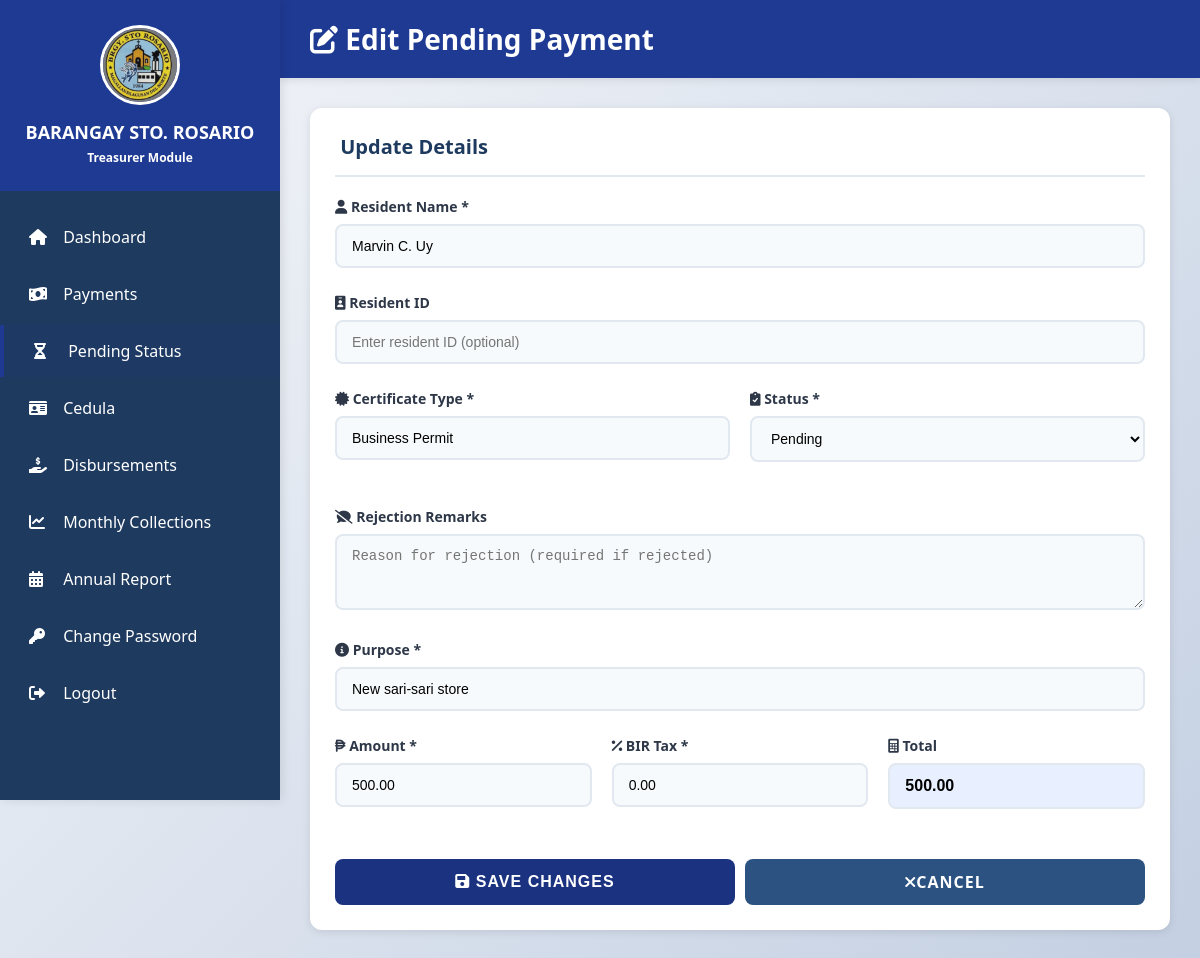
Page /treasurer/pending_payments/edit.php?id=2 (signed in) on the committed database.
### tables this page shows
CREATE TABLE IF NOT EXISTS payment_status (
    id INT AUTO_INCREMENT PRIMARY KEY,
    resident_id INT DEFAULT NULL,
    certificate_type VARCHAR(100) NOT NULL,
    purpose VARCHAR(255) NOT NULL,
    resident_fname VARCHAR(150) NOT NULL,
    payment_status VARCHAR(20) NOT NULL DEFAULT 'pending',
    rejection_remarks TEXT DEFAULT NULL,
    rejected_at DATETIME DEFAULT NULL,
    amount DECIMAL(10, 2) NOT NULL,
    bir_tax DECIMAL(10, 2) DEFAULT 0,
    proof_path VARCHAR(255) DEFAULT NULL,
    proof_uploaded_at DATETIME DEFAULT NULL,
    created_at TIMESTAMP DEFAULT CURRENT_TIMESTAMP
);

### treasurer/pending_payments/edit.php (the view, shortened to what this page needs)
<?php
include "../../config/database.php";
$pendingId = intval($_GET['id'] ?? 0);
$stmt = $conn->prepare("SELECT * FROM payment_status WHERE id = ?");
$stmt->bind_param("i", $pendingId);
$stmt->execute();
$result = $stmt->get_result();
$pending = $result->fetch_assoc();
?>
<!DOCTYPE html>
<html lang="en">
<head>
    <link rel="stylesheet" href="../../assets/css/style.css">
    <link rel="stylesheet" href="https://cdnjs.cloudflare.com/ajax/libs/font-awesome/6.0.0/css/all.min.css">
</head>
<body>
    <div class="dashboard-container">
        <aside class="sidebar">
            <div class="sidebar-header">
                <img src="../../assets/images/logo.jpg" alt="Barangay Logo"
                    style="width: 80px; height: 80px; border-radius: 50%; margin-bottom: 10px; border: 3px solid #ffffff;">
                <h2>BARANGAY STO. ROSARIO</h2>
                <p>Treasurer Module</p>
            </div>
            <ul class="sidebar-menu">
                <li><a href="../dashboard.php"><i class="fas fa-home"></i> Dashboard</a></li>
                <li><a href="../payments/list.php"><i class="fas fa-money-bill-wave"></i> Payments</a></li>
                <li><a href="list.php" class="active"><i class="fas fa-hourglass-half"></i> Pending Status</a></li>
                <li><a href="../cedula/list.php"><i class="fas fa-id-card"></i> Cedula</a></li>
                <li><a href="../disbursement/list.php"><i class="fas fa-hand-holding-usd"></i> Disbursements</a></li>
                <li><a href="../collections/monthly.php"><i class="fas fa-chart-line"></i> Monthly Collections</a></li>
                <li><a href="../collections/annual.php"><i class="fas fa-calendar-alt"></i> Annual Report</a></li>
                <li><a href="../change_password.php"><i class="fas fa-key"></i> Change Password</a></li>
                <li><a href="../../logout.php"><i class="fas fa-sign-out-alt"></i> Logout</a></li>
            </ul>
        </aside>
        <main class="main-content">
            <div class="content-header">
                <h1><i class="fas fa-edit"></i> Edit Pending Payment</h1>
            </div>
            <div class="content-body">
                <div class="card">
                    <div class="card-header">
                        <h3><i class="fas fa-file-pen"></i> Update Details</h3>
                    </div>
                    <form id="editPendingForm" method="POST" action="save.php">
                        <div class="form-group">
                            <label for="resident_fname"><i class="fas fa-user"></i> Resident Name *</label>
                            <input type="text" id="resident_fname" name="resident_fname"
                                value="<?= htmlspecialchars($pending['resident_fname']) ?>"
                                required>
                        </div>
                        <div class="form-group">
                            <label for="resident_id"><i class="fas fa-id-badge"></i> Resident ID</label>
                            <input type="number" id="resident_id" name="resident_id" min="1"
                                value="<?= htmlspecialchars($pending['resident_id'] ?? '') ?>"
                                placeholder="Enter resident ID (optional)">
                        </div>
                        <div class="form-row">
                            <div class="form-group">
                                <label for="certificate_type"><i class="fas fa-certificate"></i> Certificate Type
                                    *</label>
                                <input type="text" id="certificate_type" name="certificate_type"
                                    value="<?= htmlspecialchars($pending['certificate_type']) ?>"
                                    required>
                            </div>
                            <div class="form-group">
                                <label for="payment_status"><i class="fas fa-clipboard-check"></i> Status *</label>
                                <select id="payment_status" name="payment_status" required>
                                    <option value="pending" <?= $pending['payment_status'] === 'pending' ? 'selected' : '' ?>>Pending
                                    </option>
                                </select>
                            </div>
                        </div>
                        <div class="form-group">
                            <label for="rejection_remarks"><i class="fas fa-comment-slash"></i> Rejection
                                Remarks</label>
                            <textarea id="rejection_remarks" name="rejection_remarks" rows="3"
                                placeholder="Reason for rejection (required if rejected)"><?= htmlspecialchars($pending['rejection_remarks'] ?? '') ?></textarea>
                        </div>
                        <div class="form-group">
                            <label for="purpose"><i class="fas fa-info-circle"></i> Purpose *</label>
                            <input type="text" id="purpose" name="purpose"
                                value="<?= htmlspecialchars($pending['purpose']) ?>"
                                required>
                        </div>
                        <div class="form-row">
                            <div class="form-group">
                                <label for="amount"><i class="fas fa-peso-sign"></i> Amount *</label>
                                <input type="number" id="amount" name="amount" step="0.01" min="0"
                                    value="<?= number_format($pending['amount'], 2, '.', '') ?>"
                                    required>
                            </div>
                            <div class="form-group">
                                <label for="bir_tax"><i class="fas fa-percent"></i> BIR Tax *</label>
                                <input type="number" id="bir_tax" name="bir_tax" step="0.01" min="0"
                                    value="<?= number_format($pending['bir_tax'], 2, '.', '') ?>"
                                    required>
                            </div>
                            <div class="form-group">
                                <label for="total"><i class="fas fa-calculator"></i> Total</label>
                                <input type="number" id="total" name="total" step="0.01" readonly
                                    value="<?= number_format($pending['amount'] + $pending['bir_tax'], 2, '.', '') ?>"
                                    style="font-weight: bold; font-size: 16px; background: #e8f0ff;">
                            </div>
                        </div>
                        <div style="display: flex; gap: 10px; margin-top: 25px;">
                            <button type="submit" class="btn btn-primary" style="flex: 1;">
                                <i class="fas fa-save"></i> Save Changes
                            </button>
                            <a href="list.php" class="btn btn-secondary"
                                style="flex: 1; text-align: center; text-decoration: none; display: flex; align-items: center; justify-content: center;">
                                <i class="fas fa-times"></i> Cancel
                            </a>
                        </div>
                    </form>
                </div>
            </div>
        </main>
    </div>
</body>
</html>

### assets/css/style.css (style rules this page uses)
:root { --primary-yellow: #1f3a93; --dark-yellow: #1a3280; --primary-blue: #1e3a5f; --light-blue: #2c5282; --text-dark: #2d3748; --text-light: #4a5568; --white: #ffffff; --gray-light: #f7fafc; --gray-border: #e2e8f0; --success: #48bb78; --danger: #f56565; --warning: #ed8936; }
* { margin: 0; padding: 0; box-sizing: border-box; }
body { font-family: "Segoe UI", Tahoma, Geneva, Verdana, sans-serif; background: linear-gradient(135deg, #f5f7fa 0%, #c3cfe2 100%); min-height: 100vh; color: var(--text-dark); }
.form-group { margin-bottom: 25px; }
.form-group label { display: block; margin-bottom: 8px; color: var(--text-dark); font-weight: 600; font-size: 14px; }
.form-group input, .form-group select, .form-group textarea { width: 100%; padding: 12px 15px; border: 2px solid var(--gray-border); border-radius: 8px; font-size: 14px; transition: all 0.3s ease; background: var(--gray-light); }
.btn { padding: 12px 30px; border: none; border-radius: 8px; font-size: 16px; font-weight: 600; cursor: pointer; transition: all 0.3s ease; text-transform: uppercase; letter-spacing: 1px; }
.btn-primary { background: var(--dark-yellow); color: var(--white); width: 100%; }
.btn-secondary { background: var(--light-blue); color: var(--white); }
.dashboard-container { min-height: 100vh; display: flex; }
.sidebar { width: 280px; background: var(--primary-blue); padding: 0; box-shadow: 2px 0 10px rgba(0, 0, 0, 0.1); position: fixed; height: 100vh; overflow-y: auto; }
.sidebar-header { background: var(--primary-yellow); padding: 25px 20px; text-align: center; }
.sidebar-header h2 { color: var(--white); font-size: 18px; font-weight: 700; margin-bottom: 5px; }
.sidebar-header p { color: var(--white); font-size: 12px; font-weight: 600; }
.sidebar-menu { list-style: none; padding: 20px 0; }
.sidebar-menu li { margin-bottom: 5px; }
.sidebar-menu a { display: block; padding: 15px 25px; color: var(--white); text-decoration: none; transition: all 0.3s ease; border-left: 4px solid transparent; }
.sidebar-menu a:hover, .sidebar-menu a.active { background: rgba(31, 58, 147, 0.1); border-left-color: var(--primary-yellow); padding-left: 30px; }
.sidebar-menu a i { margin-right: 10px; width: 20px; }
.main-content { margin-left: 280px; flex: 1; padding: 0; }
.content-header { background: var(--primary-yellow); padding: 20px 30px; box-shadow: 0 2px 8px rgba(0, 0, 0, 0.1); }
.content-header h1 { color: var(--white); font-size: 28px; font-weight: 700; }
.content-body { padding: 30px; }
.card { background: var(--white); border-radius: 12px; padding: 25px; box-shadow: 0 2px 8px rgba(0, 0, 0, 0.1); margin-bottom: 25px; }
.card-header { border-bottom: 2px solid var(--gray-border); padding-bottom: 15px; margin-bottom: 20px; }
.card-header h3 { color: var(--primary-blue); font-size: 20px; font-weight: 600; }
.form-row { display: grid; grid-template-columns: repeat(auto-fit, minmax(250px, 1fr)); gap: 20px; margin-bottom: 20px; }

### rows in the picture
payment_status: resident_fname "Marvin C. Uy", certificate_type "Business Permit", payment_status "Pending", purpose "New sari-sari store", amount "500.00", bir_tax "0.00", total "500.00"
